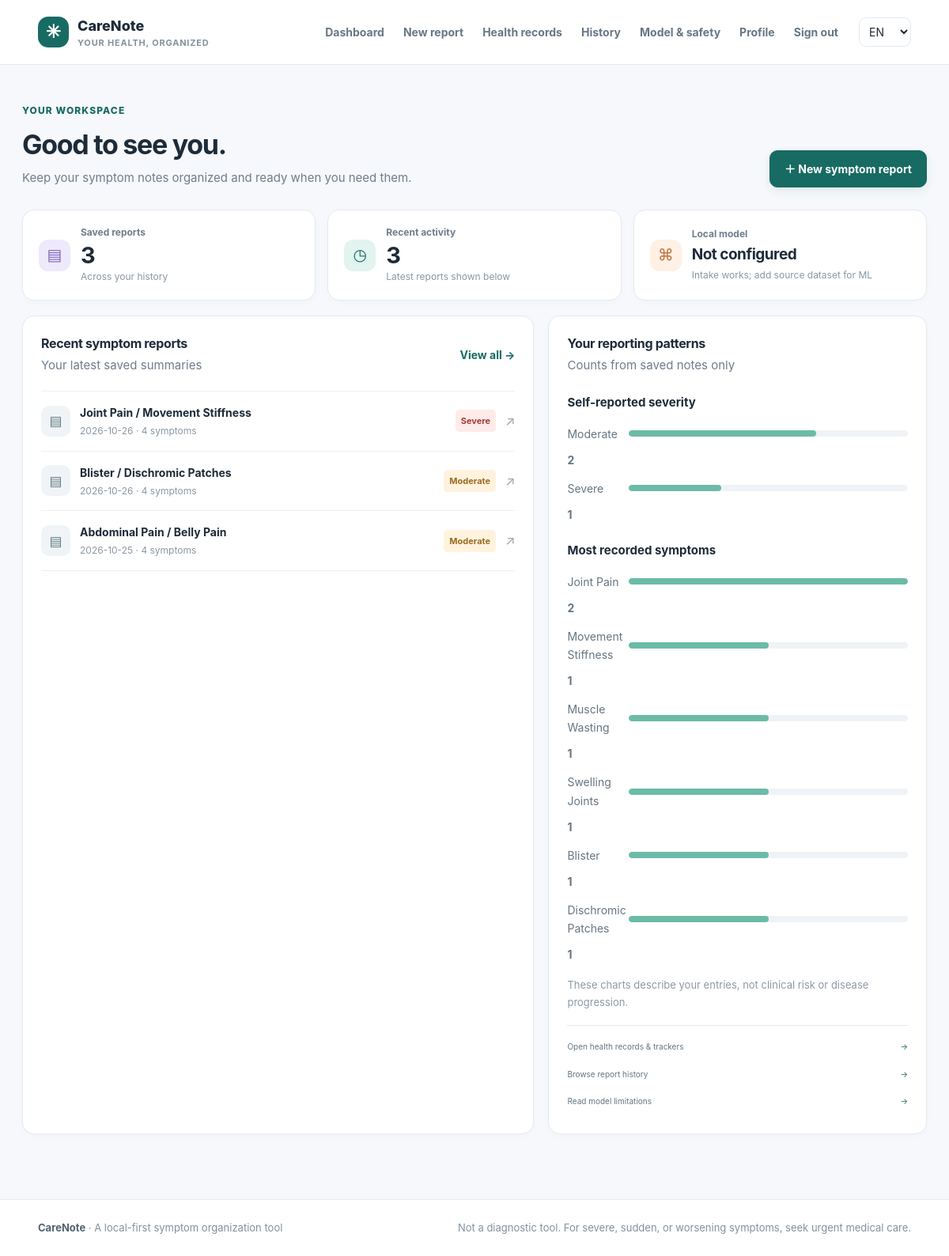
/dashboard (signed in), run on the app's committed database.
### tables this page shows
CREATE TABLE reports (
                id INTEGER PRIMARY KEY AUTOINCREMENT, user_id INTEGER NOT NULL,
                title TEXT NOT NULL DEFAULT 'Symptom summary', report_json TEXT NOT NULL,
                created_at TEXT NOT NULL, updated_at TEXT NOT NULL,
                FOREIGN KEY(user_id) REFERENCES users(id) ON DELETE CASCADE);

### app.py (the view)
    @app.get("/dashboard")
    @login_required
    def dashboard():
        with connect_db() as db: rows=db.execute("SELECT id,title,report_json,created_at,updated_at FROM reports WHERE user_id=? ORDER BY created_at DESC",(g.user["id"],)).fetchall()
        reports=[]; severity=Counter(); symptom_counts=Counter()
        for row in rows:
            data=json.loads(row["report_json"]); reports.append({"id":row["id"],"title":row["title"],"created_at":row["created_at"],"symptoms":data.get("symptoms",[]),"severity":data.get("severity","Unsure")})
            severity[data.get("severity","Unsure")]+=1; symptom_counts.update(data.get("symptoms",[]))
        severity_rows=[{"label": label, "count": count, "percent": round(count / max(1, sum(severity.values())) * 100)} for label, count in severity.most_common()]
        top_symptoms=[{"label": label, "count": count, "percent": round(count / max(1, symptom_counts.most_common(1)[0][1]) * 100)} for label, count in symptom_counts.most_common(6)]
        return render_template("dashboard.html",title="Dashboard",reports=reports[:5],total=len(reports),severity_rows=severity_rows,top_symptoms=top_symptoms,model_available=get_model().available)

### templates/dashboard.html
{% extends 'base.html' %}{% block content %}<section class="page-heading"><div><div class="eyebrow">YOUR WORKSPACE</div><h1>Good to see you.</h1><p>Keep your symptom notes organized and ready when you need them.</p></div><a class="button" href="{{ url_for('new_report') }}">＋ New symptom report</a></section>
<section class="stats-grid"><article class="stat-card"><span class="stat-icon lavender">▤</span><span class="stat-label">Saved reports</span><strong>{{ total }}</strong><small>Across your history</small></article><article class="stat-card"><span class="stat-icon mint">◷</span><span class="stat-label">Recent activity</span><strong>{{ reports|length }}</strong><small>Latest reports shown below</small></article><article class="stat-card"><span class="stat-icon peach">⌘</span><span class="stat-label">Local model</span><strong class="stat-word">{% if model_available %}Available{% else %}Not configured{% endif %}</strong><small>{% if model_available %}Dataset-backed classifier loaded{% else %}Intake works; add source dataset for ML{% endif %}</small></article></section>
<section class="dashboard-grid"><article class="panel"><div class="panel-heading"><div><h2>Recent symptom reports</h2><p>Your latest saved summaries</p></div><a href="{{ url_for('report_history') }}" class="text-link">View all →</a></div>{% if reports %}<div class="report-list">{% for report in reports %}<a class="report-row" href="{{ url_for('report_detail',report_id=report.id) }}"><span class="report-file">▤</span><span class="report-main"><strong>{{ report.title }}</strong><small>{{ report.created_at[:10] }} · {{ report.symptoms|length }} <span>symptoms</span></small></span><span class="severity severity-{{ report.severity|lower }}">{{ report.severity }}</span><span class="row-arrow">↗</span></a>{% endfor %}</div>{% else %}<div class="empty-state"><div class="empty-art">▤</div><h3>Your notebook starts here</h3><p>Create your first symptom summary to begin building a useful timeline.</p><a class="button button-small" href="{{ url_for('new_report') }}">Create first report</a></div>{% endif %}</article>
<article class="panel"><div class="panel-heading"><div><h2>Your reporting patterns</h2><p>Counts from saved notes only</p></div></div>{% if total %}<h3 class="chart-title">Self-reported severity</h3><div class="bar-chart">{% for item in severity_rows %}<div class="bar-row"><span>{{ item.label }}</span><div class="bar-track"><span style="width: {{ [[item.percent | default(0) | int, 0] | max, 100] | min }}%;"></span></div><strong>{{ item.count }}</strong></div>{% endfor %}</div><h3 class="chart-title">Most recorded symptoms</h3><div class="bar-chart">{% for item in top_symptoms %}<div class="bar-row"><span>{{ item.label }}</span><div class="bar-track"><span style="width: {{ [[item.percent | default(0) | int, 0] | max, 100] | min }}%;"></span></div><strong>{{ item.count }}</strong></div>{% endfor %}</div><p class="chart-footnote">These charts describe your entries, not clinical risk or disease progression.</p>{% else %}<div class="chart-placeholder"><div class="chart-line">⌁</div><p>Your trends will appear as you save reports.</p></div>{% endif %}<div class="quick-links"><a href="{{ url_for('health_records_page') }}">Open health records & trackers <span>→</span></a><a href="{{ url_for('report_history') }}">Browse report history <span>→</span></a><a href="{{ url_for('about_model') }}">Read model limitations <span>→</span></a></div></article></section>
{% endblock %}

### data on the page
reports: title "Joint Pain / Movement Stiffness", created_at "2026-10-26", symptoms|length "4", severity "Severe"
reports: title "Blister / Dischromic Patches", created_at "2026-10-26", symptoms|length "4", severity "Moderate"
reports: title "Abdominal Pain / Belly Pain", created_at "2026-10-25", symptoms|length "4", severity "Moderate"

### other printed values
{{ total }} "3"
{{ reports|length }} "3"
{{ item.label }} "Moderate" "Severe"
{{ item.count }} "2" "1"
{{ item.label }} "Joint Pain" "Movement Stiffness" "Muscle Wasting" "Swelling Joints" "Blister" "Dischromic Patches"
{{ item.count }} "2" "1" "1" "1" "1" "1"
